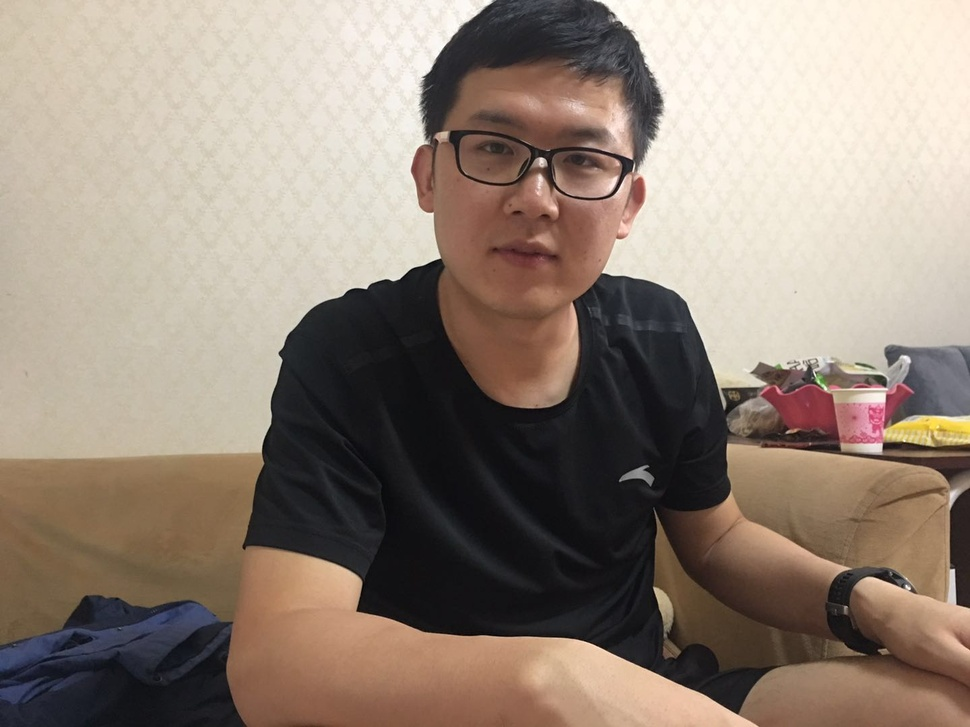
#> input picture faceai/data/jht.jpg, 970 x 727 px, shrunk from 1440 x 1080 before the run
$ python test_detact_face.py
#> lines starting #> are read from the running program, lines starting #| are printed output that depends on the picture; after the words box and inside, x2 and y2 are one past the last pixel; in counts of white or black regions, pixels touching at a corner belong together
# -*- coding: utf-8 -*-

import cv2

# [8 lines of commented-out code are left out]
filepath = 'data/jht.jpg'    # 能识别

img = cv2.imread(filepath)
#> img is the input picture: shape (727, 970, 3); mean B, G, R 120.4, 132.9, 147.6
# 灰阶处理
img_gray = cv2.cvtColor(img, cv2.COLOR_BGR2GRAY)
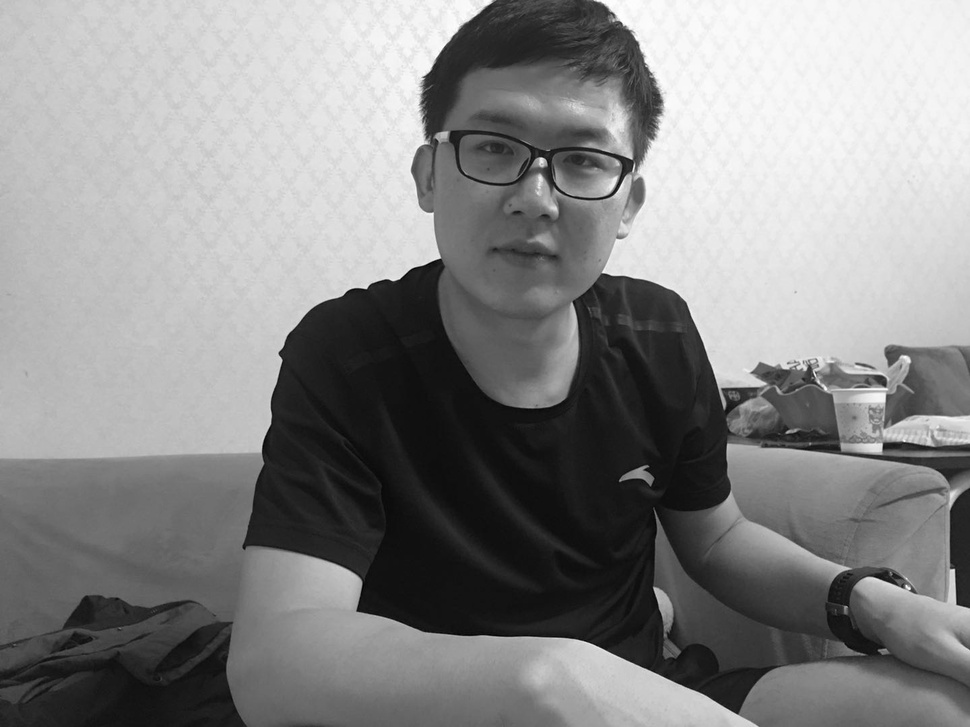
#> img_gray: shape (727, 970); min 0, max 255, mean 135.8

#opencv 人脸识别分类器
classifier = cv2.CascadeClassifier(
    "D:\Anaconda3\envs\dev3.6\Lib\site-packages\opencv-master\data\haarcascades\haarcascade_frontalface_default.xml"
)

color = (0, 255, 0) #定义绘制颜色

#调用识别人脸
faceRects = classifier.detectMultiScale(
    img_gray, scaleFactor=1.2, minNeighbors=3, minSize=(32, 32))
#> faceRects = [[411, 59, 257, 257]]

if len(faceRects): #大于0则检测到人脸
    for faceRect in faceRects: # 单独框出每一张人脸
        x, y, w, h = faceRect
        # 框出人脸
        cv2.rectangle(img, (x, y), (x + h, y + w), color, 2)
        # 左眼
        cv2.circle(img, (x + w//4, y + h//4 + 30), min(w // 8, h // 8), color)
        # 右眼
        cv2.circle(img, (x + 3 * w // 4, y + h // 4 + 30), min(w // 8, h // 8), color)
        #嘴巴
        cv2.rectangle(img, (x + 3 * w // 8, y + 3 * h // 4), (x + 5 * w // 8, y + 7 * h // 8), color)
#> this loop made 1 pass
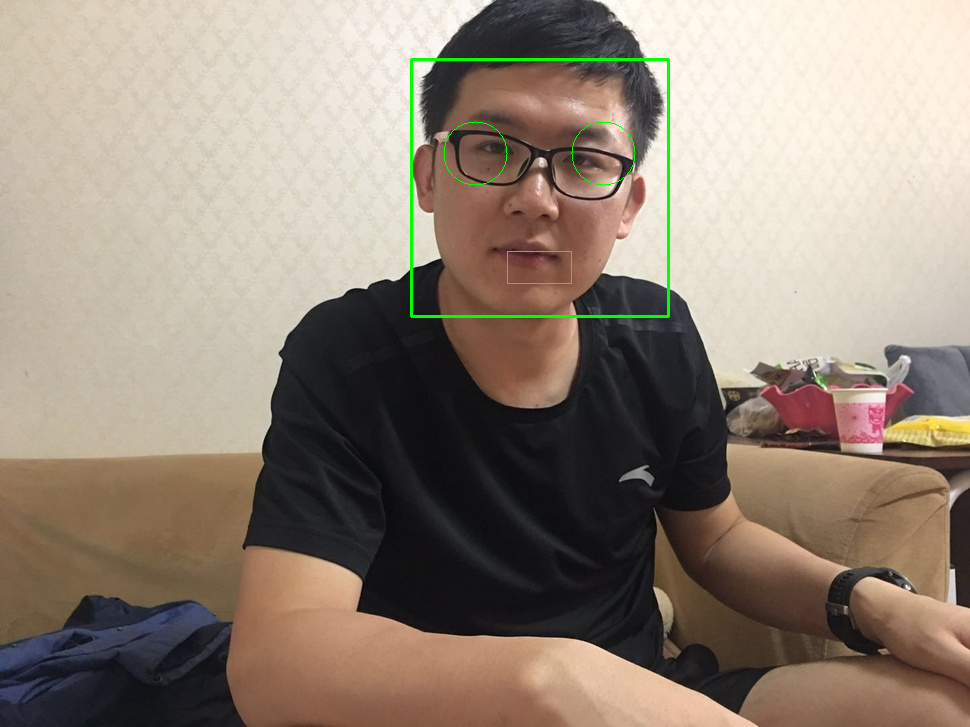
#> img: shape (727, 970, 3); 0.52% of pixels changed, all inside (x1, y1, x2, y2) = (410, 58, 670, 318)

# x = y = 10      #坐标
# w = 100         #矩形大小（宽、高）
# color = (90, 90, 87) #定义绘制颜色
# cv2.rectangle(img_gray, (x, y), (x + w, y + w), color, 1) #绘制矩形


# 显示图像
cv2.imshow("Image", img)
c = cv2.waitKey(10)
#> (key Esc is pressed here)
cv2.waitKey(0)
cv2.destroyAllWindows()

$ run again, with faceai/data/angelababy.png saved as faceai/data/jht.jpg
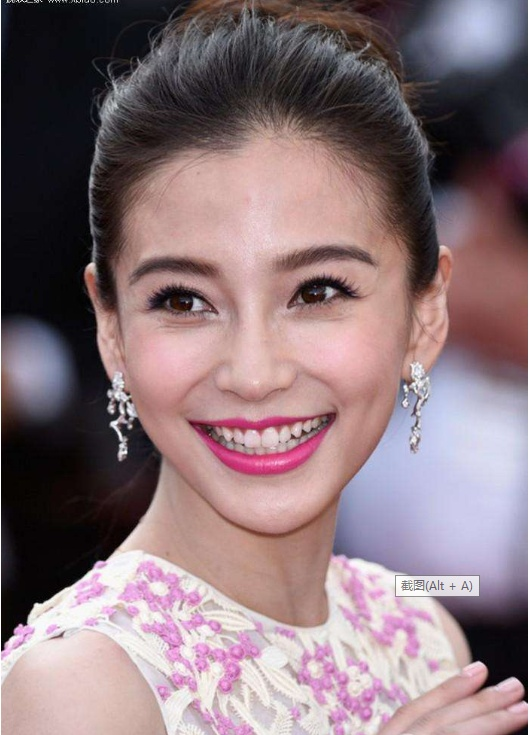
#> input picture faceai/data/angelababy.png, 529 x 735 px
#> img is the input picture: shape (735, 529, 3); mean B, G, R 121.3, 116.2, 137.2
#> `img_gray = cv2.cvtColor(img, cv2.COLOR_BGR2GRAY)`:
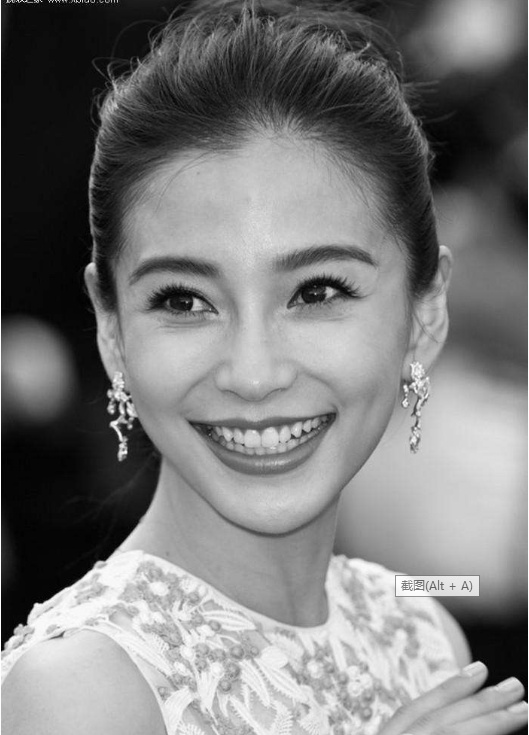
#> img_gray: shape (735, 529); min 0, max 255, mean 123
#> faceRects = [[63, 148, 375, 375]]
#> the loop `for faceRect in faceRects:` made 1 pass
#> after the loop `for faceRect in faceRects:`:
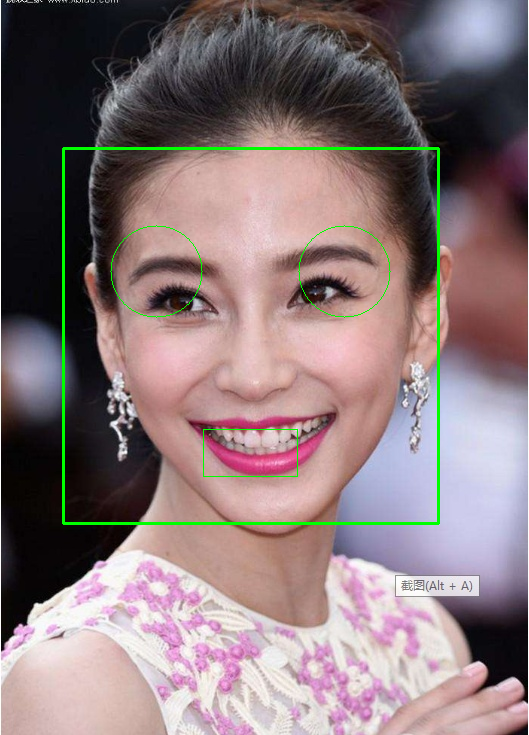
#> img: shape (735, 529, 3); 1.36% of pixels changed, all inside (x1, y1, x2, y2) = (62, 147, 440, 525)

$ run again, with faceai/data/jp.png saved as faceai/data/jht.jpg
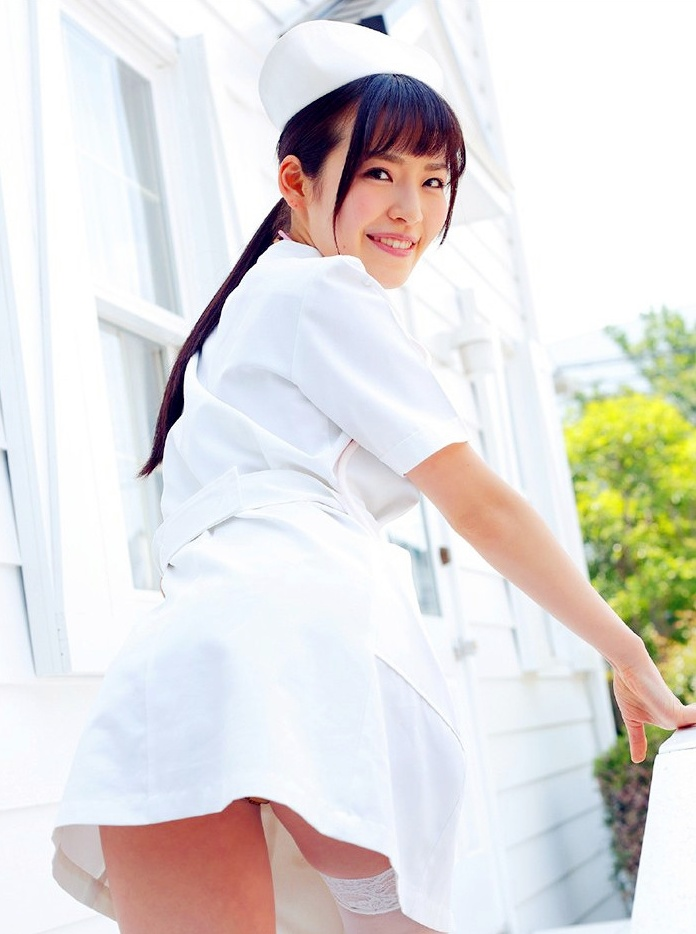
#> input picture faceai/data/jp.png, 696 x 934 px
#> img is the input picture: shape (934, 696, 3); mean B, G, R 220.1, 221.9, 224.4
#> `img_gray = cv2.cvtColor(img, cv2.COLOR_BGR2GRAY)`:
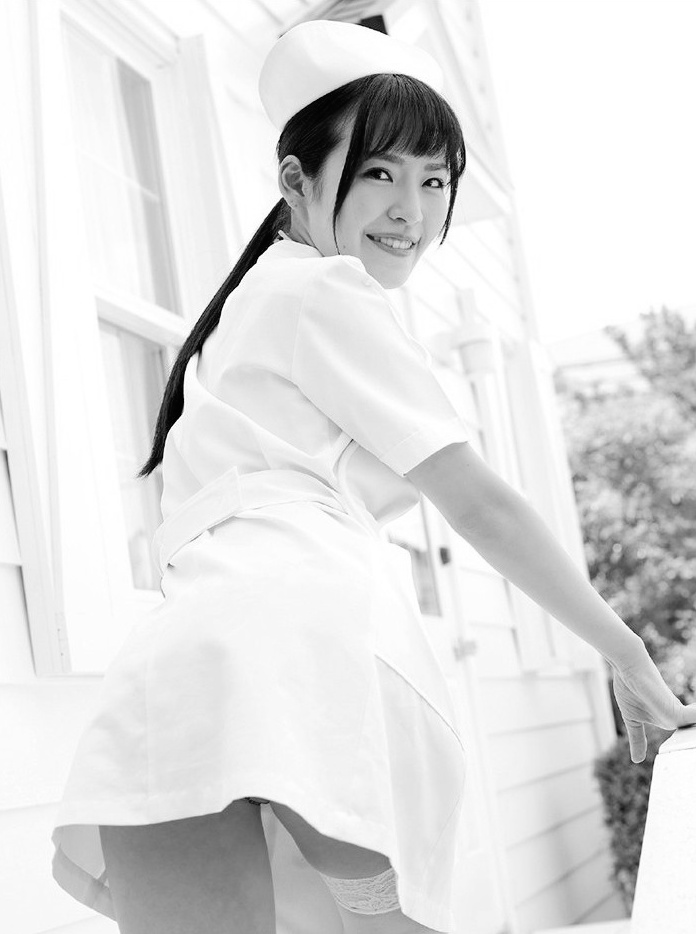
#> img_gray: shape (934, 696); min 1, max 255, mean 222.5
#> faceRects = [[344, 134, 126, 126]]
#> the loop `for faceRect in faceRects:` made 1 pass
#> after the loop `for faceRect in faceRects:`:
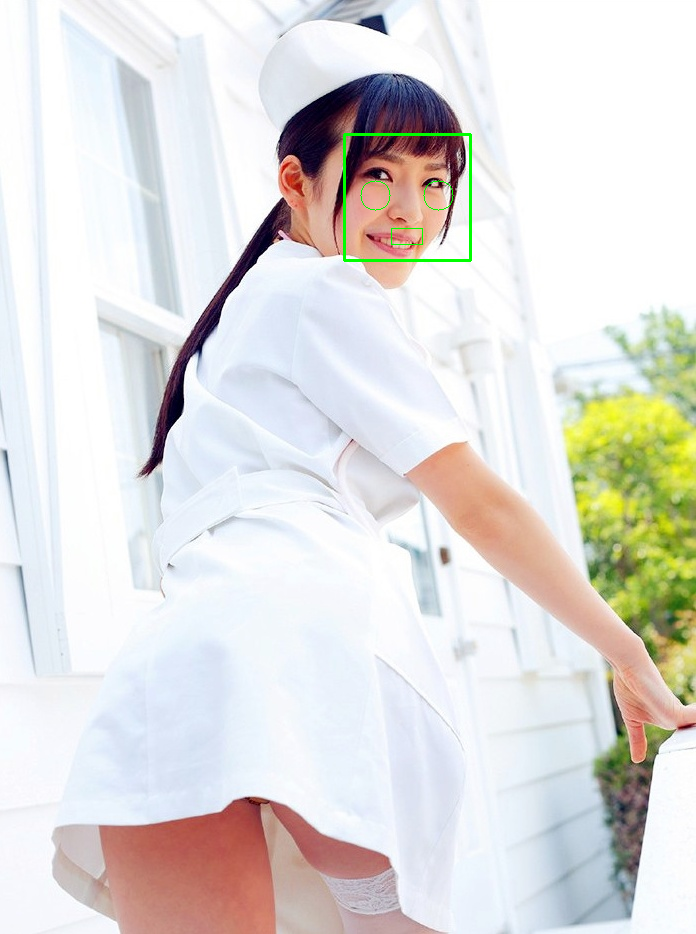
#> img: shape (934, 696, 3); 0.27% of pixels changed, all inside (x1, y1, x2, y2) = (343, 133, 472, 262)

$ run again, with faceai/data/jp2.png saved as faceai/data/jht.jpg
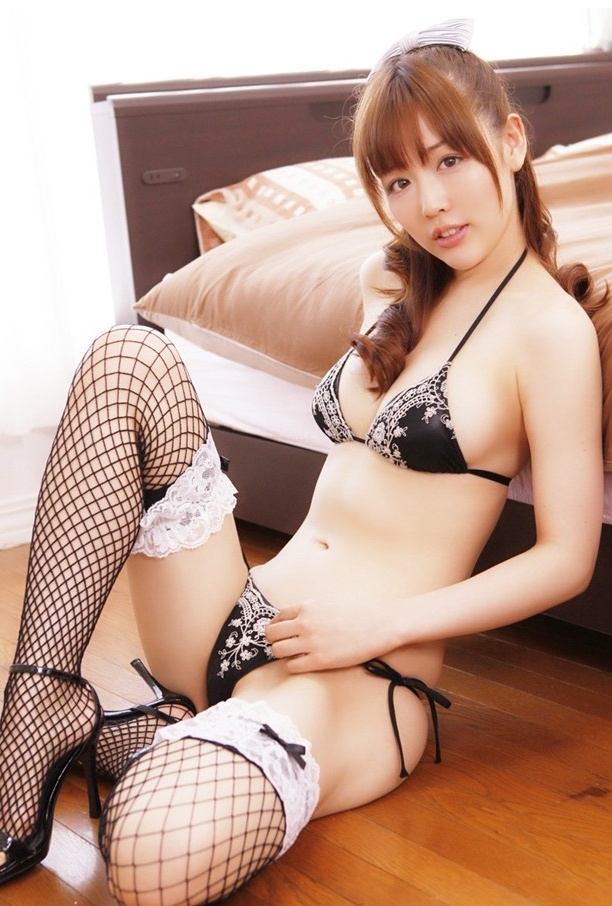
#> input picture faceai/data/jp2.png, 612 x 906 px
#> img is the input picture: shape (906, 612, 3); mean B, G, R 142.4, 157.6, 191.6
#> `img_gray = cv2.cvtColor(img, cv2.COLOR_BGR2GRAY)`:
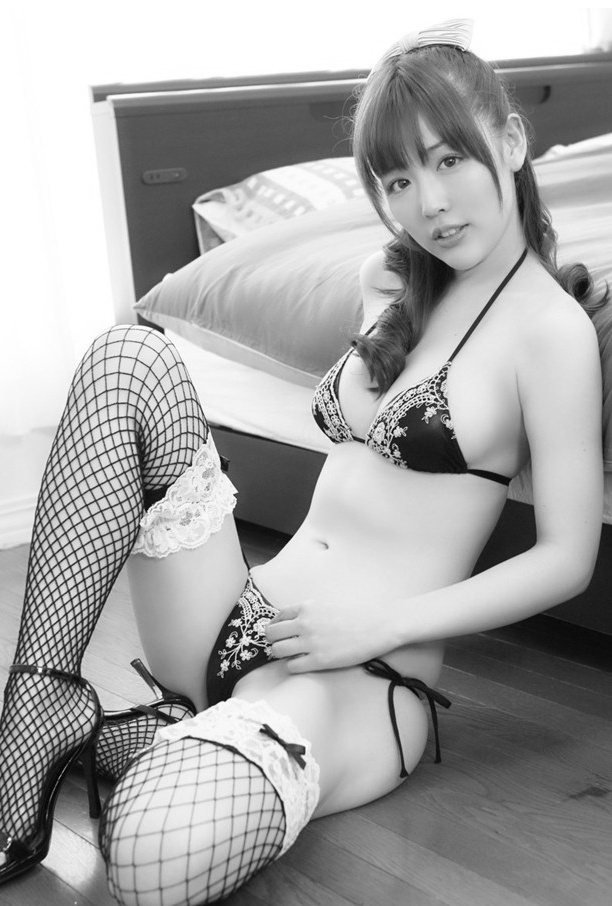
#> img_gray: shape (906, 612); min 0, max 255, mean 166.1
#> faceRects = ()
